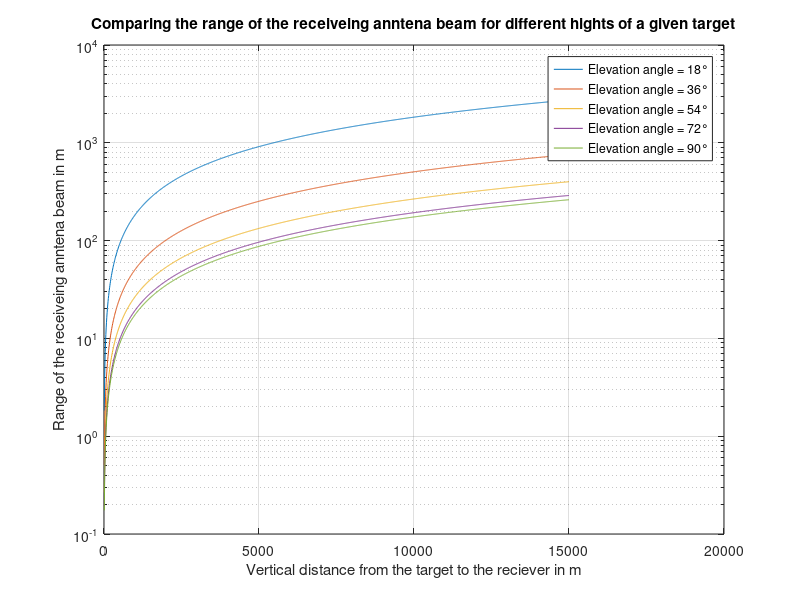

Source code (MATLAB):
theta_Elv = [ 18 36 54 72 90];
theta_HP = 1;
h2 = 10:10:15e3; 
d2 = zeros(numel(h2),numel(theta_Elv));
for m = 1:numel(theta_Elv)
    	d2(:,m) = (h2.*(cotd(theta_Elv(m)-(theta_HP/2)) ...
        -cotd(theta_Elv(m)+(theta_HP/2))))';
end


semilogy(h2,d2(:,1),h2,d2(:,2),h2,d2(:,3),h2,...
d2(:,4),h2,d2(:,5));

set(gca,'ColorOrderIndex',1); % reset color index for better comparison
legend('Elevation angle = 18°', ...
'Elevation angle = 36°','Elevation angle = 54°', ...
'Elevation angle = 72°', 'Elevation angle = 90°'); 
ylabel('Range of the receiveing anntena beam in m')

grid on;
xlabel('Vertical distance from the target to the reciever in m' );
title(['Comparing the range of the receiveing anntena beam for' ...
    	' different hights of a given target']);